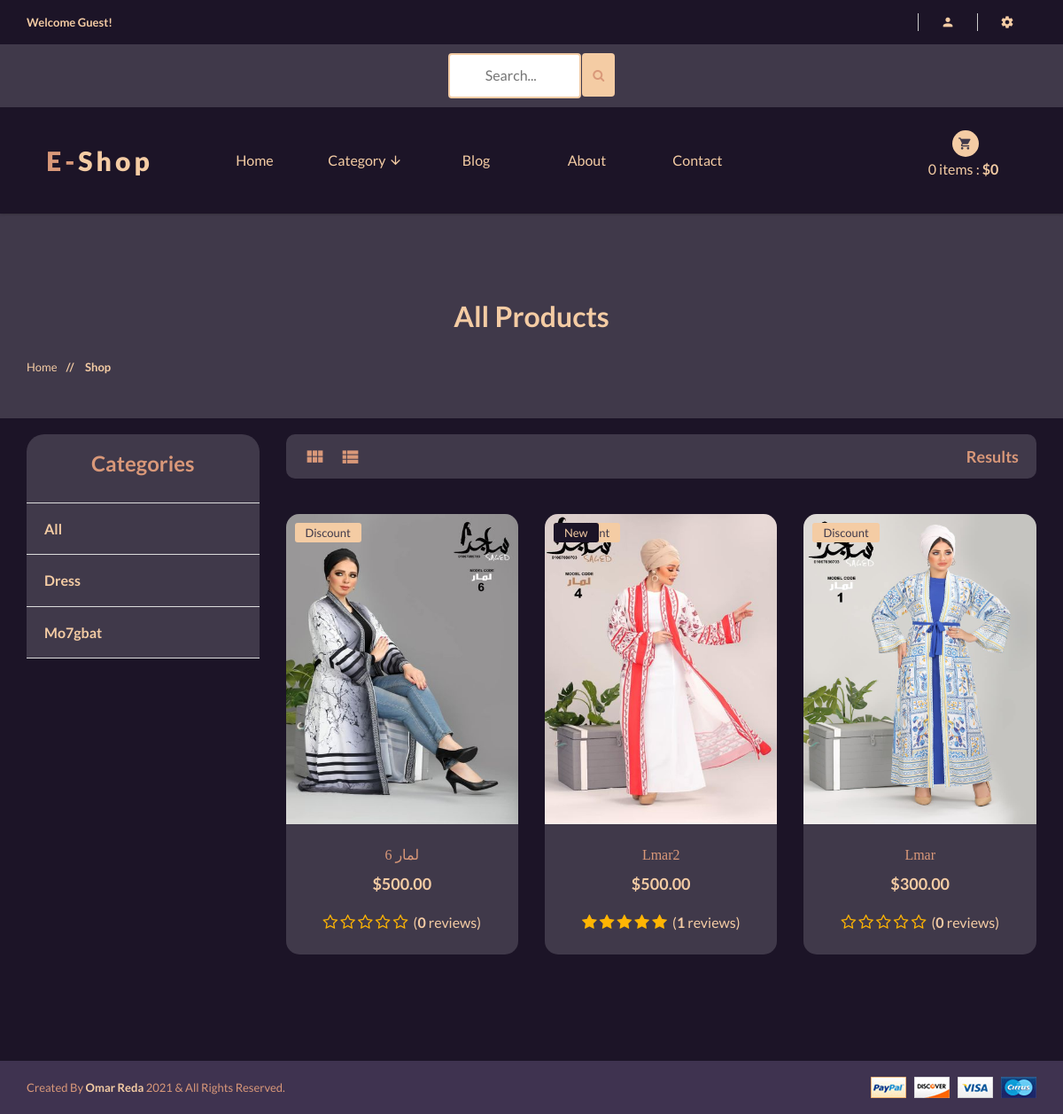
The page / on the database its author committed.
### shop/models.py (models this page shows, shortened)
class Category(models.Model):
    name = models.CharField(max_length=100, unique=True)
    slug = models.SlugField(max_length=100, unique=True)
    description = models.TextField(max_length=250, blank=True)
    image = models.ImageField(upload_to='categories', blank=True)
    class Meta:
        verbose_name = 'Category'
        verbose_name_plural = 'categories'
    def get_category_slug_url(self):
        return reverse('shop:categries', args=[self.slug])

class Product(models.Model):
    category = models.ForeignKey(Category, on_delete=models.CASCADE)
    name = models.CharField(max_length=100, unique=True)
    slug = models.SlugField(max_length=100, unique=True)
    description = models.TextField(max_length=300, blank=True)
    price = models.DecimalField(max_digits=6, decimal_places=2)
    discount = models.DecimalField(max_digits=6, decimal_places=2, default=0.00)
    image = models.ImageField(upload_to='photos/products')
    stock = models.IntegerField()
    new = models.BooleanField(default=False)
    is_available = models.BooleanField(default=True)
    date_joined_for_format = models.DateTimeField(auto_now_add=True)
    last_login_for_format = models.DateTimeField(auto_now=True)
    def averageRating(self):
        reviews = ReviewRating.objects.filter(product=self, status=True).aggregate(average=Avg('rating'))
        avg = 0
        if reviews['average'] is not None:
            avg = float(reviews['average'])
        return avg
    def countReview(self):
        reviews = ReviewRating.objects.filter(product=self, status=True).aggregate(count=Count('id'))
        count = 0
        if reviews['count'] is not None:
            count = int(reviews['count'])
        return count
    def get_prodcut_details_url(self):
        return reverse('shop:product_details', args=[self.category.slug, self.slug])
    class Meta:
        verbose_name_plural = 'Products'
        ordering = ('-date_joined_for_format',)

### shop/views.py (the view)
# urls.py: path('', views.home, name='home'),
def home(request):
    products = Product.objects.all().filter(is_available=True)
    context = {
        'products' : products,
    }
    return render(request, 'shop/index.html', context)

### cart/views.py (called while the page is built)
def _cart_id(request):
    cart = request.session.session_key
    if not cart :
        cart = request.session.create()
    return cart

### shop/context_processors.py (called while the page is built)
def category_list(request):
    return {
        'categories' : Category.objects.all(),
    }

### templates/shop/index.html (shortened to what this page needs)
{% extends 'base.html' %}
{% load static %}
{% block content %}
		<div style="background:#40394a" class="pages-title section-padding">
			<div class="container">
				<div class="row">
					<div class="col-xs-12">
						<div class="pages-title-text text-center">
							{% if category_slug != None %}
							<h2 style="color:#f4cca4;text-transform: capitalize;">{{category_slug}}</h2>
							{% else %}
							<h2 style="color:#f4cca4;text-transform: capitalize;">All Products</h2>
							{% endif %}
							<ul class="text-left">
								<li ><a href="\">Home </a></li>
								<li style="color:#f4cca4"><span> // </span>Shop</li>
							</ul>
						</div>
					</div>
				</div>
			</div>
		</div>
		<br>
		<section style="background:#1c1427"   class="pages products-page section-padding-bottom">
			<div class="container">
				<div class="row"><br>
					<div class="col-xs-12 col-sm-4 col-md-3">
						<div class="sidebar left-sidebar">
							<div style="background:#40394a; color:#d99879;;border-radius:20px 20px 0 0;" class="s-side-text">
								<div class="sidebar-title clearfix text-center">
									<h3 >Categories</h3>
								</div>
								<div  class="sidebar-title clearfix">
									<h4 class="floatleft"><a style="font-weight:600;color:#f4cca4"  href="{% url 'shop:shop' %}">All</a></h4>
								</div>
                                {% for category in categories %}
                                <div  class="sidebar-title clearfix">
									<h4 class="floatleft"><a style="font-weight:600;color:#f4cca4"  href="{{ category.get_category_slug_url }}">{{category.name}}</a></h4>
								</div>
                                {% endfor %}
							</div>
						</div>
					</div>
					<div class="col-xs-12 col-sm-8 col-md-9">
						<div class="right-products">
							<div class="row">
								<div class="col-xs-12">
									<div style="background:#40394a;border-radius:10px;" class="section-title clearfix">
										<ul >
											<li>
												<ul class="nav-view">
													<li class="active"><a data-toggle="tab" href="#grid"> <i style="color:#d99879" class="mdi mdi-view-module"></i> </a></li>
													<li><a data-toggle="tab" href="#list"> <i style="color:#d99879" class="mdi mdi-view-list"></i> </a></li>
												</ul>
											</li>
											<li style="color:#d99879; font-size:18px" class="sort-by floatright">
												{{products_count}} Results
											</li>
										</ul>
									</div>
								</div>
							</div>
							<div class="row">
								<div class="tab-content grid-content">
									<div class="tab-pane fade in active text-center" id="grid">
                                        {% for product in products %}
										<div  class="col-xs-12 col-sm-6 col-md-4">
											<div   style="background:#40394a; ;border-radius:15px;" class="single-product">
												<div class="product-img">
													{% if product.discount != 0.00 %}
													<div class="pro-type">
														<span>Discount</span>
													</div>
													{% endif %}
													{% if product.new %}
													<div style="background:#1c1427;color:#f4cca4" class="pro-type">
														<span>New</span>
													</div>
													{% endif %}
													<a href="{{product.get_prodcut_details_url}}"><img style="width:100%; height:350px;;border-radius:15px 15px 0 0;" src="{{product.image.url}}" alt="Product Title" /></a>
												</div>
												<div class="product-dsc">
													<p><a style="color:#d99879" href="{{product.get_prodcut_details_url}}">{{product.name}}</a></p>
													<span>${{product.price}}</span><br><br>
													<div style="font-size:16px" class="rating-star">
														<span>
														<i class="fa fa-star{% if product.averageRating < 0.5 %}-o{% elif product.averageRating >= 0.5 and product.averageRating < 1 %}-half-o {% endif %}" aria-hidden="true"></i>
														<i class="fa fa-star{% if product.averageRating < 1.5 %}-o{% elif product.averageRating >= 1.5 and product.averageRating < 2 %}-half-o {% endif %}" aria-hidden="true"></i>
														<i class="fa fa-star{% if product.averageRating < 2.5 %}-o{% elif product.averageRating >= 2.5 and product.averageRating < 3 %}-half-o {% endif %}" aria-hidden="true"></i>
														<i class="fa fa-star{% if product.averageRating < 3.5 %}-o{% elif product.averageRating >= 3.5 and product.averageRating < 4 %}-half-o {% endif %}" aria-hidden="true"></i>
														<i class="fa fa-star{% if product.averageRating < 4.5 %}-o{% elif product.averageRating >= 4.5 and product.averageRating < 5 %}-half-o {% endif %}" aria-hidden="true"></i>
														&nbsp;<span style="font-size:16px">(<b>{{product.countReview}}</b> reviews)</span>
														</span>
													</div>
												</div>
											</div>
										</div>
										{% endfor %}
									</div>
								</div>
							</div>
							<div class="row">
								<div  class="col-sm-12">
								</div>
							</div>
						</div>
					</div>
				</div>
			</div>
		</section>
{% endblock content %}

### templates/base.html (shortened to what this page needs)
{% load static %}
<!doctype html>
<html class="no-js" lang="">
<head>
    <link rel="stylesheet" href="{% static 'css/bootstrap.min.css' %}">
    <link rel="stylesheet" href="{% static 'css/animate.css' %}">
    <link rel="stylesheet" href="{% static 'css/materialdesignicons.min.css' %}">
    <link rel="stylesheet" href="{% static 'css/jquery.simpleLens.css' %}">
    <link rel="stylesheet" href="{% static 'css/jquery-ui.min.css' %}">
    <link rel="stylesheet" href="{% static 'css/meanmenu.min.css' %}">
    <link rel="stylesheet" href="{% static 'css/nivo-slider.css' %}">
    <link rel="stylesheet" href="{% static 'css/owl.carousel.css' %}">
    <link rel="stylesheet" href="{% static 'css/style.css' %}">
    <link rel="stylesheet" href="{% static 'css/responsive.css' %}">
    <link rel="stylesheet" href="https://cdnjs.cloudflare.com/ajax/libs/font-awesome/4.7.0/css/font-awesome.min.css">
</head>
<body style="background:#40394a">
    <header style="background:#1c1427" class="header-one header-two">
        <div style="background:#1c1427" class="header-top-two">
            <div class="container text-center">
                <div class="row">
                    <div class="col-sm-12">
                        <div class="middel-top">
                            {% if user.id is None %}
                            <div class="left floatleft">
                                <p style="color:#f4cca4"><b>Welcome Guest!</b></p>
                            </div>
                            {% else %}
                            <div class="left floatleft">
                                <p style="color:#f4cca4"><b>Welcome {{user.first_name | capfirst}}!</b></p>
                            </div>
                            {% endif %}
                        </div>
                        <div class="middel-top clearfix">
                            <ul class="clearfix right floatright">
                                <li>
                                    <a style="color:#f4cca4" href="#"><i class="mdi mdi-account"></i></a>
                                </li>
                                <li>
                                    <a style="color:#f4cca4" href="#"><i class="mdi mdi-settings"></i></a>
                                </li>
                            </ul>
                            </div>
                        </div>
                    </div>
                </div>
            </div>
        <div style="background:#40394a">
            <div class="container text-center">
                <div class="row">
                    <div class="col-sm-12">
                        <form id="searchh" action={% url 'shop:search' %} method="GET">
                        <input  type="text" name="keyword" placeholder="Search...">
                        <button style="height:49px; margin-bottom:6px; background:#f4cca4;margin-left:-1px;border:None "  class="btn btn-warning" type="submit">
                           <i style="color:#d99879" class="fa fa-search"></i>
                        </button>
                        </form>
                    </div>
                </div>
            </div>
        </div>
        <div class="container text-center">
            <div class="row">
                <div class="col-sm-2">
                    <div class="logo">
                        <a style="color:#f4cca4;font-weight: 800;" href="\"><span
                                style="color:#d99879">E-</span>shop</a>
                    </div>
                </div>
                <div class="col-sm-8">
                    <div class="header-middel">
                        <div class="mainmenu">
                            <nav >
                                <ul>
                                    <li ><a href="\">Home</a></li>
                                    <li><a href="#">Category <i class="mdi mdi-arrow-down"></i></a>
                                    </li>
                                    <li><a href="blog.html">Blog</a></li>
                                    <li><a href="about.html">About</a></li>
                                    <li><a href="contact.html">Contact</a></li>
                                </ul>
                            </nav>
                        </div>
                    </div>
                </div>
                <div class="col-sm-2">
                    <div class="cart-itmes">
                        <a class="cart-itme-a" href="{% url 'cart:cart' %}">
                            <i class="mdi mdi-cart"></i>
                            {{quantityyy}} items : <strong>${{totalll}}</strong>
                        </a>
                    </div>
                </div>
            </div>
        </div>
    </header>
    <br>
    {% block content %}
    {% endblock content %}
    <footer>
        <div  style="background:#3f3350" class="footer-bottom">
            <div class="container">
                <div class="row">
                    <div class="col-xs-12 col-sm-6">
                        <p style="color:#d99879">Created By <span style="color:#f4cca4"><b>Omar Reda</b></span> 2021 &
                            All Rights Reserved.</p>
                    </div>
                    <div class="col-xs-12 col-sm-6 text-right">
                        <a href="#"><img src="{% static 'img/footer/payment.png' %}" alt="" /></a>
                    </div>
                </div>
            </div>
        </div>
    </footer>
</body>
</html>

### core/static/css/responsive.css (style rules this page uses)
@media (min-width: 1170px) and (max-width: 1200px) { .sidebar-title,.color-select { padding: 20px; } }

### templates/base.html (style rules this page uses)
#searchh input[type=text] { width: 150px; margin-top:10px; margin-bottom:10px; box-sizing: border-box; border: 2px solid #f4cca4; border-radius: 4px; font-size: 16px; color:#1c1427; background-color: #fff; background-position: 10px 10px; background-repeat: no-repeat; padding: 12px 20px 12px 40px; -webkit-transition: width 0.4s ease-in-out; transition: width 0.4s ease-in-out; }

### rows shown on the page
Category: name "Dress"
Category: name "Mo7gbat"
Product: discount "Discount", image (picture), name "لمار 6", price "500.00", countReview "0"
Product: new "New", image (picture), name "Lmar2", price "500.00", countReview "1"
Product: discount "Discount", image (picture), name "Lmar", price "300.00", countReview "0"

### other values the page prints
{{ quantityyy }} "0"
{{ totalll }} "0"
